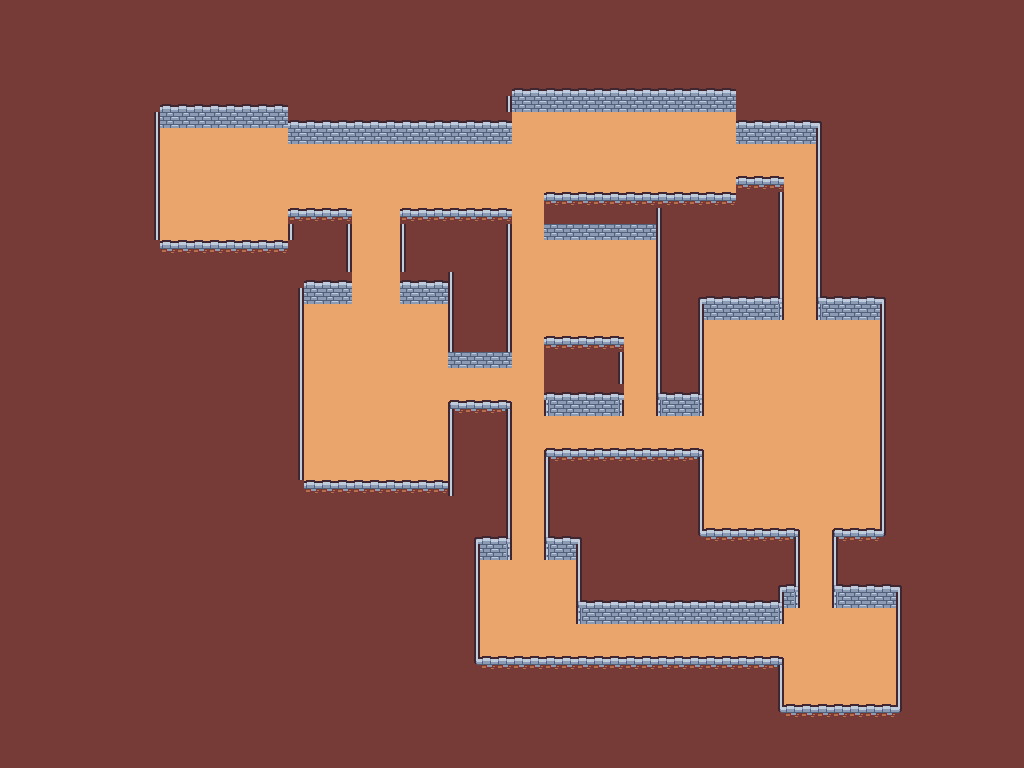

Below is a game level as drawn by its tile map, then a one-line description and the .tmx file that defines it, in full:
An orthogonal 64x48 tile map with 16x16 px tiles, 1 tile layer (terrain).

<map version="1.10" tiledversion="1.10.1" orientation="orthogonal" renderorder="right-down" width="64" height="48" tilewidth="16" tileheight="16" infinite="0" nextlayerid="2" nextobjectid="1">
 <editorsettings>
  <export target="export/sandbox01.tmj" format="json" />
 </editorsettings>
 <tileset firstgid="1" name="tiny_dungeon" tilewidth="16" tileheight="16" tilecount="132" columns="12">
  <image source="../kenney_tiny-dungeon/Tilemap/tilemap_packed.png" width="192" height="176" />
 </tileset>
 <layer id="1" name="terrain" width="64" height="48">
  <data encoding="csv">
1,1,1,1,1,1,1,1,1,1,1,1,1,1,1,1,1,1,1,1,1,1,1,1,1,1,1,1,1,1,1,1,1,1,1,1,1,1,1,1,1,1,1,1,1,1,1,1,1,1,1,1,1,1,1,1,1,1,1,1,1,1,1,1,
1,1,1,1,1,1,1,1,1,1,1,1,1,1,1,1,1,1,1,1,1,1,1,1,1,1,1,1,1,1,1,1,1,1,1,1,1,1,1,1,1,1,1,1,1,1,1,1,1,1,1,1,1,1,1,1,1,1,1,1,1,1,1,1,
1,1,1,1,1,1,1,1,1,1,1,1,1,1,1,1,1,1,1,1,1,1,1,1,1,1,1,1,1,1,1,1,1,1,1,1,1,1,1,1,1,1,1,1,1,1,1,1,1,1,1,1,1,1,1,1,1,1,1,1,1,1,1,1,
1,1,1,1,1,1,1,1,1,1,1,1,1,1,1,1,1,1,1,1,1,1,1,1,1,1,1,1,1,1,1,1,1,1,1,1,1,1,1,1,1,1,1,1,1,1,1,1,1,1,1,1,1,1,1,1,1,1,1,1,1,1,1,1,
1,1,1,1,1,1,1,1,1,1,1,1,1,1,1,1,1,1,1,1,1,1,1,1,1,1,1,1,1,1,1,1,1,1,1,1,1,1,1,1,1,1,1,1,1,1,1,1,1,1,1,1,1,1,1,1,1,1,1,1,1,1,1,1,
1,1,1,1,1,1,1,1,1,1,1,1,1,1,1,1,1,1,1,1,1,1,1,1,1,1,1,1,1,1,1,1,3,3,3,3,3,3,3,3,3,3,3,3,3,3,1,1,1,1,1,1,1,1,1,1,1,1,1,1,1,1,1,1,
1,1,1,1,1,1,1,1,1,1,3,3,3,3,3,3,3,3,1,1,1,1,1,1,1,1,1,1,1,1,1,14,41,41,41,41,41,41,41,41,41,41,41,41,41,41,1,1,1,1,1,1,1,1,1,1,1,1,1,1,1,1,1,1,
1,1,1,1,1,1,1,1,1,14,41,41,41,41,41,41,41,41,3,3,3,3,3,3,3,3,3,3,3,3,3,3,49,49,49,49,49,49,49,49,49,49,49,49,49,49,3,3,3,3,3,4,1,1,1,1,1,1,1,1,1,1,1,1,
1,1,1,1,1,1,1,1,1,14,49,49,49,49,49,49,49,49,41,41,41,41,41,41,41,41,41,41,41,41,41,41,49,49,49,49,49,49,49,49,49,49,49,49,49,49,41,41,41,41,41,16,1,1,1,1,1,1,1,1,1,1,1,1,
1,1,1,1,1,1,1,1,1,14,49,49,49,49,49,49,49,49,49,49,49,49,49,49,49,49,49,49,49,49,49,49,49,49,49,49,49,49,49,49,49,49,49,49,49,49,49,49,49,49,49,16,1,1,1,1,1,1,1,1,1,1,1,1,
1,1,1,1,1,1,1,1,1,14,49,49,49,49,49,49,49,49,49,49,49,49,49,49,49,49,49,49,49,49,49,49,49,49,49,49,49,49,49,49,49,49,49,49,49,49,49,49,49,49,49,16,1,1,1,1,1,1,1,1,1,1,1,1,
1,1,1,1,1,1,1,1,1,14,49,49,49,49,49,49,49,49,49,49,49,49,49,49,49,49,49,49,49,49,49,49,49,49,49,49,49,49,49,49,49,49,49,49,49,49,27,27,27,49,49,16,1,1,1,1,1,1,1,1,1,1,1,1,
1,1,1,1,1,1,1,1,1,14,49,49,49,49,49,49,49,49,49,49,49,49,49,49,49,49,49,49,49,49,49,49,49,49,27,27,27,27,27,27,27,27,27,27,27,27,1,1,14,49,49,16,1,1,1,1,1,1,1,1,1,1,1,1,
1,1,1,1,1,1,1,1,1,14,49,49,49,49,49,49,49,49,27,27,27,27,49,49,49,27,27,27,27,27,27,27,49,49,1,1,1,1,1,1,1,16,1,1,1,1,1,1,14,49,49,16,1,1,1,1,1,1,1,1,1,1,1,1,
1,1,1,1,1,1,1,1,1,14,49,49,49,49,49,49,49,49,16,1,1,14,49,49,49,16,1,1,1,1,1,14,49,49,41,41,41,41,41,41,41,16,1,1,1,1,1,1,14,49,49,16,1,1,1,1,1,1,1,1,1,1,1,1,
1,1,1,1,1,1,1,1,1,1,27,27,27,27,27,27,27,27,1,1,1,14,49,49,49,16,1,1,1,1,1,14,49,49,49,49,49,49,49,49,49,16,1,1,1,1,1,1,14,49,49,16,1,1,1,1,1,1,1,1,1,1,1,1,
1,1,1,1,1,1,1,1,1,1,1,1,1,1,1,1,1,1,1,1,1,14,49,49,49,16,1,1,1,1,1,14,49,49,49,49,49,49,49,49,49,16,1,1,1,1,1,1,14,49,49,16,1,1,1,1,1,1,1,1,1,1,1,1,
1,1,1,1,1,1,1,1,1,1,1,1,1,1,1,1,1,1,1,3,3,3,49,49,49,3,3,3,16,1,1,14,49,49,49,49,49,49,49,49,49,16,1,1,1,1,1,1,14,49,49,16,1,1,1,1,1,1,1,1,1,1,1,1,
1,1,1,1,1,1,1,1,1,1,1,1,1,1,1,1,1,1,14,41,41,41,49,49,49,41,41,41,16,1,1,14,49,49,49,49,49,49,49,49,49,16,1,2,3,3,3,3,18,49,49,17,3,3,3,4,1,1,1,1,1,1,1,1,
1,1,1,1,1,1,1,1,1,1,1,1,1,1,1,1,1,1,14,49,49,49,49,49,49,49,49,49,16,1,1,14,49,49,49,49,49,49,49,49,49,16,1,14,41,41,41,41,60,49,49,58,41,41,41,16,1,1,1,1,1,1,1,1,
1,1,1,1,1,1,1,1,1,1,1,1,1,1,1,1,1,1,14,49,49,49,49,49,49,49,49,49,16,1,1,14,49,49,49,49,49,49,49,49,49,16,1,14,49,49,49,49,49,49,49,49,49,49,49,16,1,1,1,1,1,1,1,1,
1,1,1,1,1,1,1,1,1,1,1,1,1,1,1,1,1,1,14,49,49,49,49,49,49,49,49,49,16,1,1,14,49,49,27,27,27,27,27,49,49,16,1,14,49,49,49,49,49,49,49,49,49,49,49,16,1,1,1,1,1,1,1,1,
1,1,1,1,1,1,1,1,1,1,1,1,1,1,1,1,1,1,14,49,49,49,49,49,49,49,49,49,41,41,41,41,49,49,1,1,1,1,14,49,49,16,1,14,49,49,49,49,49,49,49,49,49,49,49,16,1,1,1,1,1,1,1,1,
1,1,1,1,1,1,1,1,1,1,1,1,1,1,1,1,1,1,14,49,49,49,49,49,49,49,49,49,49,49,49,49,49,49,1,1,1,1,14,49,49,16,1,14,49,49,49,49,49,49,49,49,49,49,49,16,1,1,1,1,1,1,1,1,
1,1,1,1,1,1,1,1,1,1,1,1,1,1,1,1,1,1,14,49,49,49,49,49,49,49,49,49,49,49,49,49,49,49,3,3,3,3,3,49,49,17,3,18,49,49,49,49,49,49,49,49,49,49,49,16,1,1,1,1,1,1,1,1,
1,1,1,1,1,1,1,1,1,1,1,1,1,1,1,1,1,1,14,49,49,49,49,49,49,49,49,49,5,27,27,6,49,49,58,41,41,41,60,49,49,58,41,60,49,49,49,49,49,49,49,49,49,49,49,16,1,1,1,1,1,1,1,1,
1,1,1,1,1,1,1,1,1,1,1,1,1,1,1,1,1,1,14,49,49,49,49,49,49,49,49,49,16,1,1,14,49,49,49,49,49,49,49,49,49,49,49,49,49,49,49,49,49,49,49,49,49,49,49,16,1,1,1,1,1,1,1,1,
1,1,1,1,1,1,1,1,1,1,1,1,1,1,1,1,1,1,14,49,49,49,49,49,49,49,49,49,16,1,1,14,49,49,49,49,49,49,49,49,49,49,49,49,49,49,49,49,49,49,49,49,49,49,49,16,1,1,1,1,1,1,1,1,
1,1,1,1,1,1,1,1,1,1,1,1,1,1,1,1,1,1,14,49,49,49,49,49,49,49,49,49,16,1,1,14,49,49,5,27,27,27,27,27,27,27,27,6,49,49,49,49,49,49,49,49,49,49,49,16,1,1,1,1,1,1,1,1,
1,1,1,1,1,1,1,1,1,1,1,1,1,1,1,1,1,1,14,49,49,49,49,49,49,49,49,49,16,1,1,14,49,49,16,1,1,1,1,1,1,1,1,14,49,49,49,49,49,49,49,49,49,49,49,16,1,1,1,1,1,1,1,1,
1,1,1,1,1,1,1,1,1,1,1,1,1,1,1,1,1,1,1,27,27,27,27,27,27,27,27,27,16,1,1,14,49,49,16,1,1,1,1,1,1,1,1,14,49,49,49,49,49,49,49,49,49,49,49,16,1,1,1,1,1,1,1,1,
1,1,1,1,1,1,1,1,1,1,1,1,1,1,1,1,1,1,1,1,1,1,1,1,1,1,1,1,1,1,1,14,49,49,16,1,1,1,1,1,1,1,1,14,49,49,49,49,49,49,49,49,49,49,49,16,1,1,1,1,1,1,1,1,
1,1,1,1,1,1,1,1,1,1,1,1,1,1,1,1,1,1,1,1,1,1,1,1,1,1,1,1,1,1,1,14,49,49,16,1,1,1,1,1,1,1,1,14,49,49,49,49,49,49,49,49,49,49,49,16,1,1,1,1,1,1,1,1,
1,1,1,1,1,1,1,1,1,1,1,1,1,1,1,1,1,1,1,1,1,1,1,1,1,1,1,1,1,2,3,18,49,49,17,3,4,1,1,1,1,1,1,26,27,27,27,27,27,6,49,49,5,27,27,28,1,1,1,1,1,1,1,1,
1,1,1,1,1,1,1,1,1,1,1,1,1,1,1,1,1,1,1,1,1,1,1,1,1,1,1,1,1,14,41,60,49,49,58,41,16,1,1,1,1,1,1,1,1,1,1,1,1,14,49,49,16,1,1,1,1,1,1,1,1,1,1,1,
1,1,1,1,1,1,1,1,1,1,1,1,1,1,1,1,1,1,1,1,1,1,1,1,1,1,1,1,1,14,49,49,49,49,49,49,16,1,1,1,1,1,1,1,1,1,1,1,1,14,49,49,16,1,1,1,1,1,1,1,1,1,1,1,
1,1,1,1,1,1,1,1,1,1,1,1,1,1,1,1,1,1,1,1,1,1,1,1,1,1,1,1,1,14,49,49,49,49,49,49,16,1,1,1,1,1,1,1,1,1,1,1,2,18,49,49,17,3,3,3,4,1,1,1,1,1,1,1,
1,1,1,1,1,1,1,1,1,1,1,1,1,1,1,1,1,1,1,1,1,1,1,1,1,1,1,1,1,14,49,49,49,49,49,49,17,3,3,3,3,3,3,3,3,3,3,3,18,60,49,49,58,41,41,41,16,1,1,1,1,1,1,1,
1,1,1,1,1,1,1,1,1,1,1,1,1,1,1,1,1,1,1,1,1,1,1,1,1,1,1,1,1,14,49,49,49,49,49,49,58,41,41,41,41,41,41,41,41,41,41,41,60,49,49,49,49,49,49,49,16,1,1,1,1,1,1,1,
1,1,1,1,1,1,1,1,1,1,1,1,1,1,1,1,1,1,1,1,1,1,1,1,1,1,1,1,1,14,49,49,49,49,49,49,49,49,49,49,49,49,49,49,49,49,49,49,49,49,49,49,49,49,49,49,16,1,1,1,1,1,1,1,
1,1,1,1,1,1,1,1,1,1,1,1,1,1,1,1,1,1,1,1,1,1,1,1,1,1,1,1,1,14,49,49,49,49,49,49,49,49,49,49,49,49,49,49,49,49,49,49,49,49,49,49,49,49,49,49,16,1,1,1,1,1,1,1,
1,1,1,1,1,1,1,1,1,1,1,1,1,1,1,1,1,1,1,1,1,1,1,1,1,1,1,1,1,26,27,27,27,27,27,27,27,27,27,27,27,27,27,27,27,27,27,27,6,49,49,49,49,49,49,49,16,1,1,1,1,1,1,1,
1,1,1,1,1,1,1,1,1,1,1,1,1,1,1,1,1,1,1,1,1,1,1,1,1,1,1,1,1,1,1,1,1,1,1,1,1,1,1,1,1,1,1,1,1,1,1,1,14,49,49,49,49,49,49,49,16,1,1,1,1,1,1,1,
1,1,1,1,1,1,1,1,1,1,1,1,1,1,1,1,1,1,1,1,1,1,1,1,1,1,1,1,1,1,1,1,1,1,1,1,1,1,1,1,1,1,1,1,1,1,1,1,14,49,49,49,49,49,49,49,16,1,1,1,1,1,1,1,
1,1,1,1,1,1,1,1,1,1,1,1,1,1,1,1,1,1,1,1,1,1,1,1,1,1,1,1,1,1,1,1,1,1,1,1,1,1,1,1,1,1,1,1,1,1,1,1,26,27,27,27,27,27,27,27,28,1,1,1,1,1,1,1,
1,1,1,1,1,1,1,1,1,1,1,1,1,1,1,1,1,1,1,1,1,1,1,1,1,1,1,1,1,1,1,1,1,1,1,1,1,1,1,1,1,1,1,1,1,1,1,1,1,1,1,1,1,1,1,1,1,1,1,1,1,1,1,1,
1,1,1,1,1,1,1,1,1,1,1,1,1,1,1,1,1,1,1,1,1,1,1,1,1,1,1,1,1,1,1,1,1,1,1,1,1,1,1,1,1,1,1,1,1,1,1,1,1,1,1,1,1,1,1,1,1,1,1,1,1,1,1,1,
1,1,1,1,1,1,1,1,1,1,1,1,1,1,1,1,1,1,1,1,1,1,1,1,1,1,1,1,1,1,1,1,1,1,1,1,1,1,1,1,1,1,1,1,1,1,1,1,1,1,1,1,1,1,1,1,1,1,1,1,1,1,1,1
</data>
 </layer>
</map>